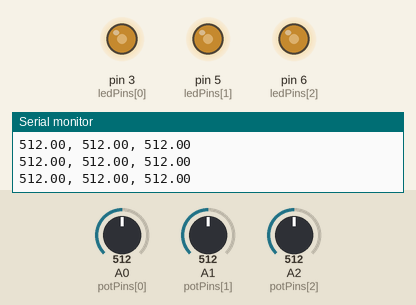
This sketch was run on a simulated Arduino Uno, built with avr-gcc and run on an emulated ATmega328P. Parts: output pins drawn as LEDs (lit = HIGH), the last lines printed to the serial monitor. Inputs (shaded band) come from the test bench; at power-on: A0 (potPins[0]) = 512, A1 (potPins[1]) = 512, A2 (potPins[2]) = 512.

Above: at 1.2 s.
1.3 s: A0 (potPins[0]) set to 985
At 2.1 s:
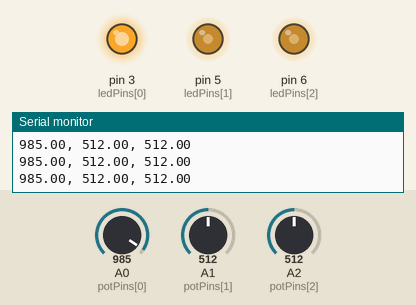
2.8 s: A0 (potPins[0]) set to 1016
At 3.1 s:
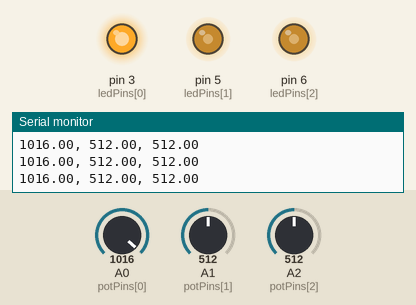
4.3 s: A1 (potPins[1]) set to 108
At 5.5 s:
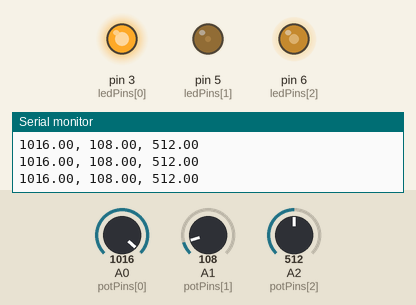
5.8 s: A1 (potPins[1]) set to 88
At 7.0 s:
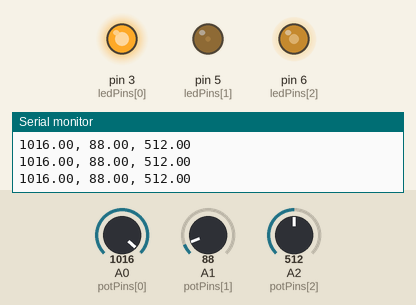
7.3 s: A2 (potPins[2]) set to 11
At 8.2 s:
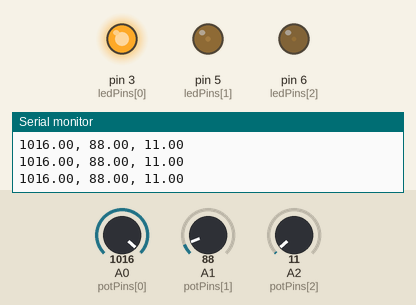
8.8 s: A2 (potPins[2]) set to 8
At 9.9 s:
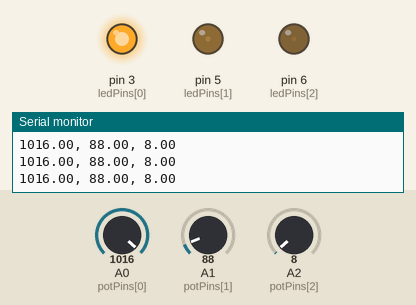
Timing chart, 0 to 11.8 s (numbered marks = the images above; inputs shaded):
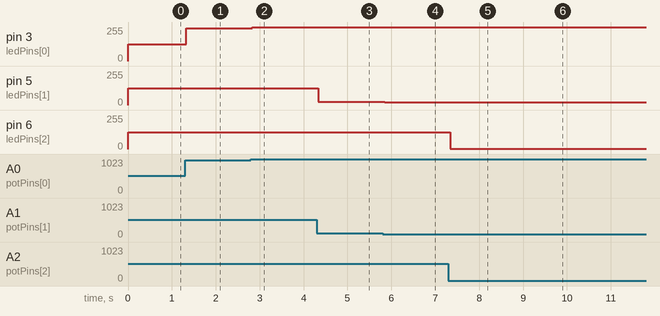

Measured:
- after the input at 1.3 s, pin 3 (ledPins[0]): 127/255 → 245/255 at once
- after the input at 2.8 s, pin 3 (ledPins[0]): 245/255 → 253/255 at once
- after the input at 4.3 s, pin 5 (ledPins[1]): 127/255 → 26/255 at once
- after the input at 5.8 s, pin 5 (ledPins[1]): 26/255 → 21/255 at once
- after the input at 7.3 s, pin 6 (ledPins[2]): 127/255 → 2/255 at once
- after the input at 8.8 s, pin 6 (ledPins[2]): 2/255 → 1/255 at once

The sketch:

main.ino
```cpp
// Convention: the arrays are meant to store { R, G, B }-related values (i.e. potPins[0] = the pin of the potentiometer associated with the red light)

const int numberOfColors = 3;

const int maxAnalogWriteValue = 255;

const int maxAnalogReadValue = 1023;


const int potPins[numberOfColors] = { A0, A1, A2 };

const int ledPins[numberOfColors] = { 3, 5, 6 };


void setup() {
  for (unsigned int i = 0; i < numberOfColors; ++i) {
    pinMode(potPins[i], INPUT);
    pinMode(ledPins[i], OUTPUT);
  }

   Serial.begin(9600);
}

float *getPotValues() {
  float *potValues = (float *) malloc(numberOfColors * sizeof(float));

  for (unsigned int i = 0; i < numberOfColors; ++i) {
    potValues[i] = analogRead(potPins[i]);
  }

  return potValues;
}

void printPotValues(float *potValues) {
  for (unsigned int i = 0; i < numberOfColors - 1; ++i) {
    Serial.print(potValues[i]);
    Serial.print(", ");
  }

  Serial.println(potValues[numberOfColors - 1]);
}

void writePotValuesToLedPins(float *potValues) {
  for (unsigned int i = 0; i < numberOfColors; ++i) {
    float brightness = map(potValues[i], 0, maxAnalogReadValue, 0, maxAnalogWriteValue);

    analogWrite(ledPins[i], brightness);
  }
}

void loop() {
  float *potValues = getPotValues();

  printPotValues(potValues);

  writePotValuesToLedPins(potValues);

  free(potValues);
}
```
